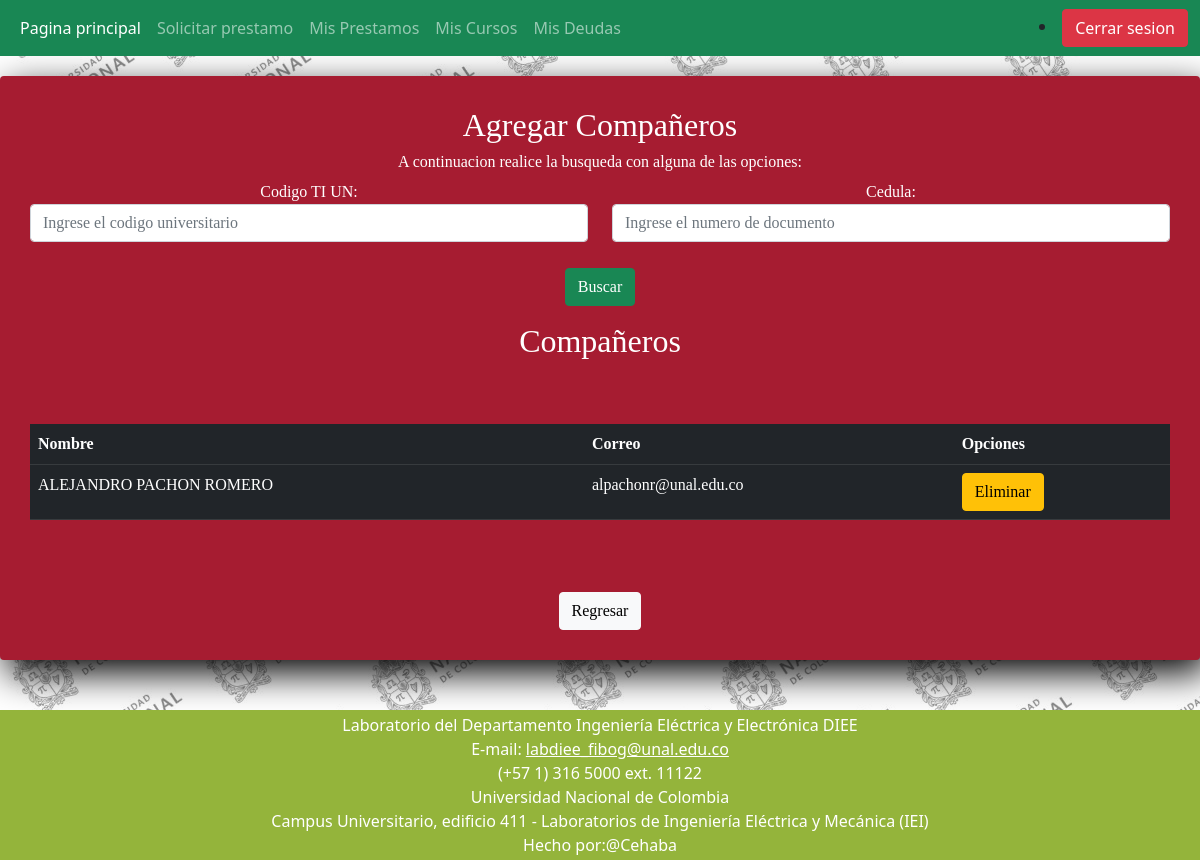
The page /student/add_partners.php?course_id=24&work_group=5 (signed in) on the database its author committed.
### tables this page shows
CREATE TABLE `members` (
  `student_id` bigint(20) NOT NULL,
  `course_id` int(11) NOT NULL,
  `work_group` int(11) DEFAULT NULL
);

CREATE TABLE `students` (
  `ti_un` bigint(20) NOT NULL,
  `name` varchar(128) DEFAULT NULL,
  `last_name` varchar(128) DEFAULT NULL,
  `email` varchar(128) DEFAULT NULL,
  `username` varchar(128) DEFAULT NULL,
  `pass` bigint(20) DEFAULT NULL,
  `document_type` varchar(128) DEFAULT NULL,
  `document` bigint(20) DEFAULT NULL
);

### student/add_partners.php (the view, shortened to what this page needs)
<?php
require_once 'pdo.php';
if (!isset($_GET['course_id']) || !isset($_GET['work_group'])){
    $_SESSION['error']='Información Incompleta';
    header('location:courses.php');
    return;
}else{
    $course_id = $_GET['course_id'];
    $work_group = $_GET['work_group'];
}
$stm=$pdo->prepare('SELECT * FROM members JOIN students ON members.student_id=students.ti_un
WHERE student_id!=:t_u AND course_id=:c_id AND work_group=:g');
$stm->execute(array(':t_u'=>$_SESSION['student_id'],':c_id'=>$course_id, ':g'=>$work_group));
$members = $stm->fetchAll(PDO::FETCH_ASSOC);
?>
<!DOCTYPE html>
<html>
<head>
    <link rel='stylesheet' type='text/css' media='screen' href='estilo_prestamos.css'>
</head>
<body>
    <section class="form-register">
  <div align='center'>
  <form method="post">
    <h2>Agregar Compañeros</h2>
  <form method="post">
  <div align="center"><h6>A continuacion realice la busqueda con alguna de las opciones:</h6><div>
    <div class="row">
    <div class="col">
    <label for="ti_un">Codigo TI UN:</label>
    <input type="text" name="ti_un" class="form-control" placeholder="Ingrese el codigo universitario">
    </div>
    <div class="col">
    <label for="document">Cedula:</label>
    <input type="text" name="document" class="form-control" placeholder="Ingrese el numero de documento">
    </div>
  </div>
  <br><p><input type="submit" value="Buscar" class="btn btn-success"></p>
  </form>
    <?php ShowMessages();
    echo '<h2>Compañeros</h2>';
    if (count($members) > 0){
        $stm=$pdo->prepare('SELECT * FROM members JOIN students ON members.student_id=students.ti_un
        WHERE student_id!=:t_u AND course_id=:c_id AND work_group=:g');
        $stm->execute(array(':t_u'=>$_SESSION['student_id'],':c_id'=>$course_id, ':g'=>$work_group));
        echo '<p><table class="table table-dark table-hover">
                <tr>
                  <th>Nombre</th>
                  <th>Correo</th>
                  <th>Opciones</th>
                </tr>';
        while ($student=$stm->fetch(PDO::FETCH_ASSOC)){
          echo '<tr>
                  <td>'.$student['name'].' '.$student['last_name'].'</td>
                  <td>'.$student['email'].'</td>
                  <td>
                  <form method="post">
                  <input type="hidden" name="student_id" value="'.$student['ti_un'].'">
                  <input type="submit" class="btn btn-warning" name="delete" value="Eliminar">
                  </form>
                </td>
                </tr>';
        }
        echo '</table></p>';
    }else{
        echo '<p style="color:yellow;">En este momento no tiene compañeros en el grupo</p>';
    }
    ?>
    <form method="post">
      <input type="submit" name="back" value="Regresar" class="btn btn-light">
    </form>
    </form>
    </div>
  </section>
</body>
</html>

### student/estilo_prestamos.css (style rules this page uses)
* { margin: 0; padding: 0; box-sizing: border-box; }
html { min-height: 100%; position: relative; }
body { margin: 0; margin-bottom: 40px; background-image: url('images/fondo2.jpeg'); }
.form-register { width: 1200px; background: #A61C31; padding: 30px; margin: auto; margin-top: 20px; margin-bottom: 200px; border-radius: 4px; font-family: 'calibri'; color: white; box-shadow: 7px 13px 37px #000; }
.form-register p { height: 40px; text-align: center; font-size: 18px; line-height: 40px; }

### rows shown on the page
members: student.name "ALEJANDRO", student.last_name "PACHON ROMERO", student.email "alpachonr@unal.edu.co"
